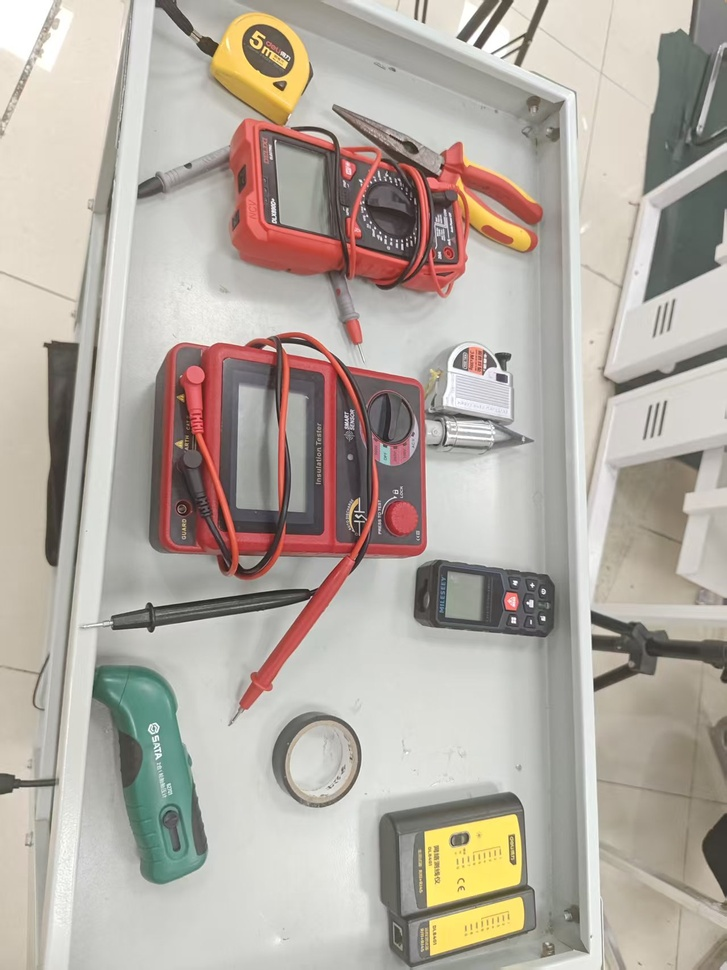
#> input picture data/samples/all.jpg, 727 x 970 px, shrunk from 1279 x 1706 before the run; its folder holds 3 pictures in this run
$ python import_photos.py
#> lines starting #> are read from the running program, lines starting #| are printed output that depends on the picture
"""从 data/samples 把照片导入 data/smart_templates 并提取特征"""
import cv2
import json
import os
import numpy as np
from pathlib import Path

os.chdir(Path(__file__).resolve().parent.parent / "data")

print("正在从照片中提取工具特征...")

photos_dir = Path("samples")
templates_dir = Path("smart_templates")

# 创建模板文件夹
if not templates_dir.exists():
    templates_dir.mkdir(parents=True)

tools_data = []

# 先扫描文件夹里的所有jpg文件
print("\n扫描文件夹 " + str(photos_dir) + "：")
photo_files = []
for file_path in photos_dir.iterdir():
    if file_path.suffix.lower() in ['.jpg', '.jpeg', '.png']:
        photo_files.append(file_path)
        print("  发现：" + file_path.name)
#> pass 2 of the loop `for file_path in photos_dir.iterdir():`:
#> pass 3 of the loop `for file_path in photos_dir.iterdir():`:

print("\n共发现 " + str(len(photo_files)) + " 个照片文件\n")

# 处理每个照片
for file_path in photo_files:
    # 从文件名提取工具名称（去掉后缀）
    tool_name = file_path.stem

    print("处理：" + tool_name)

    # 读取照片
    try:
        # 使用numpy从文件读取，避免编码问题
        img = cv2.imdecode(np.fromfile(str(file_path), dtype=np.uint8), cv2.IMREAD_COLOR)
#> img is the input picture: shape (970, 727, 3); mean B, G, R 161.8, 171.1, 179.3
        if img is None:
            print("  无法读取照片，跳过")
            continue
    except Exception as e:
        print("  读取照片出错：" + str(e))
        continue

    # 复制照片到模板文件夹
    template_path = templates_dir / file_path.name
    cv2.imencode(file_path.suffix, img)[1].tofile(str(template_path))

    # 提取特征
    gray = cv2.cvtColor(img, cv2.COLOR_BGR2GRAY)
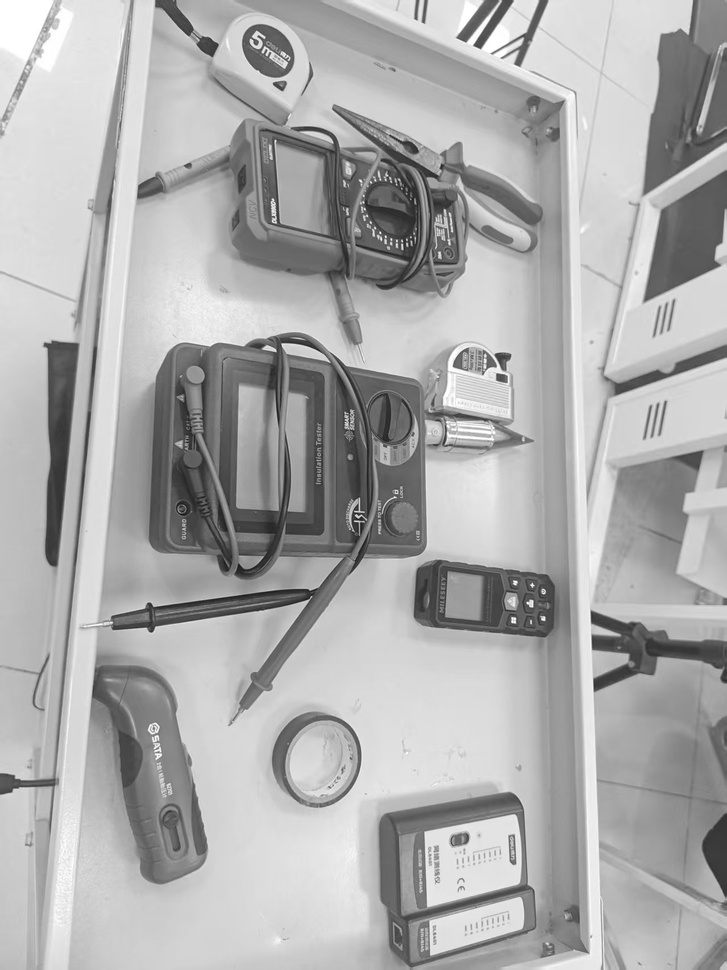
#> gray: shape (970, 727); min 20, max 255, mean 172.5
    orb = cv2.ORB_create(nfeatures=1000)
    kp, des = orb.detectAndCompute(gray, None)
#> kp = 1000 keypoints; strongest (x, y, size): (356, 511, 31), (543, 619, 31), (514, 618, 31), (356, 516, 31)

    features = des.tolist() if des is not None else None
#> features = 1000 items

    tools_data.append({
        "name": tool_name,
        "template_path": str(template_path),
        "features": features
    })

    print("  已提取特征！")
#> pass 2 of the loop `for file_path in photo_files:`:
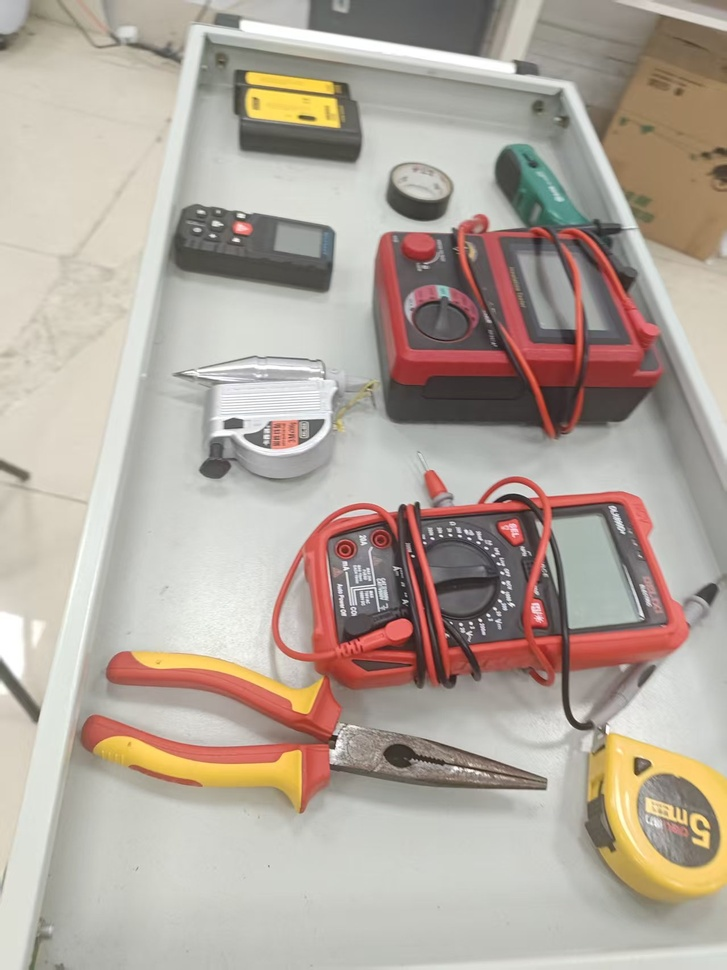
#> input picture data/samples/all2.jpg, 727 x 970 px, shrunk from 1279 x 1706 before the run
#> img is the input picture: shape (970, 727, 3); mean B, G, R 156.4, 167, 178.3
#> `gray = cv2.cvtColor(img, cv2.COLOR_BGR2GRAY)`:
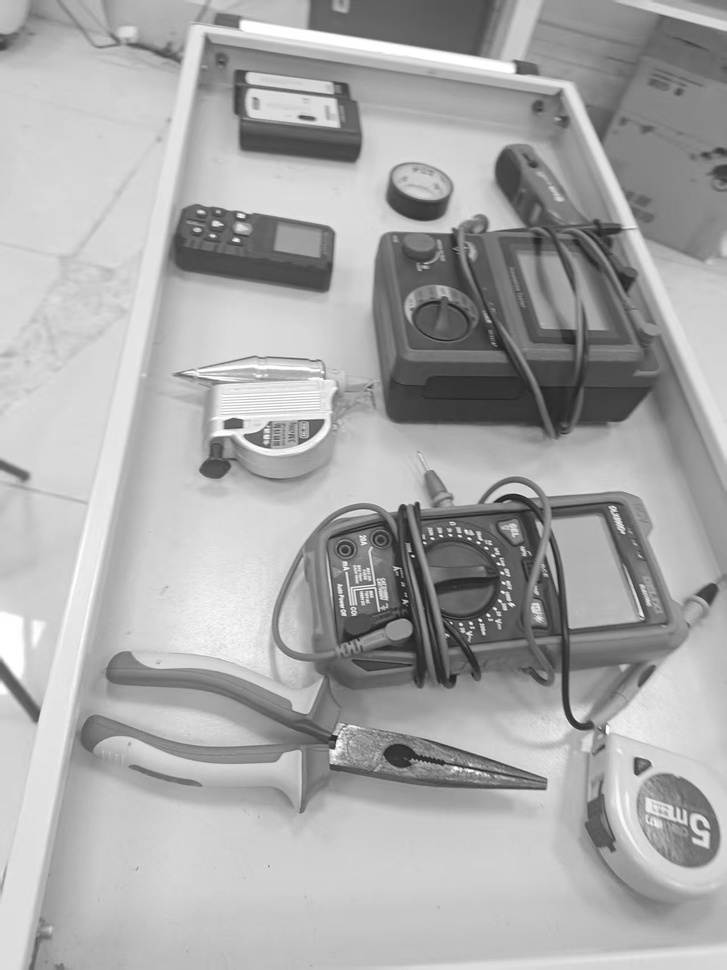
#> gray: shape (970, 727); min 17, max 255, mean 169.1
#> kp = 1000 keypoints; strongest (x, y, size): (336, 737, 31), (373, 590, 31), (479, 620, 31), (487, 615, 31)
#> pass 3 of the loop `for file_path in photo_files:`:
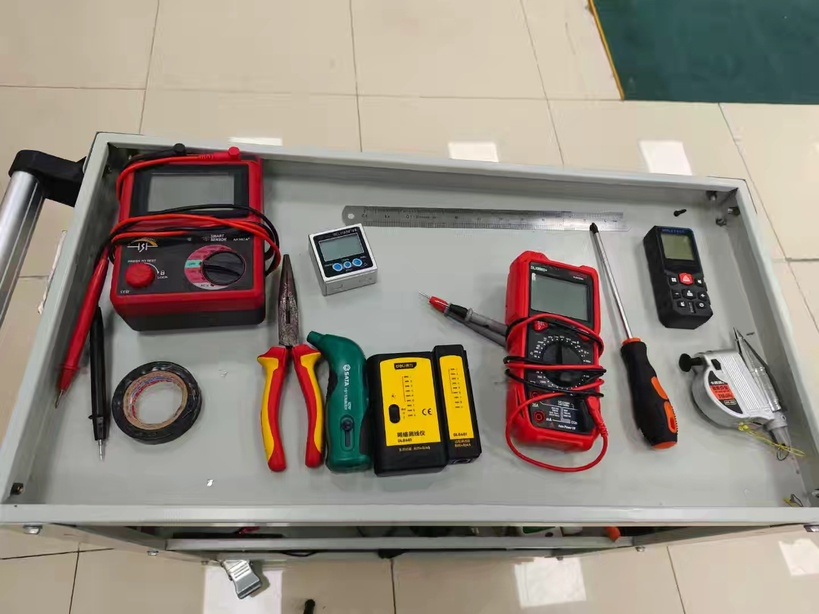
#> input picture data/samples/all_tools.jpg, 819 x 614 px, shrunk from 1440 x 1080 before the run
#> img is the input picture: shape (614, 819, 3); mean B, G, R 127.2, 138.6, 147.4
#> `gray = cv2.cvtColor(img, cv2.COLOR_BGR2GRAY)`:
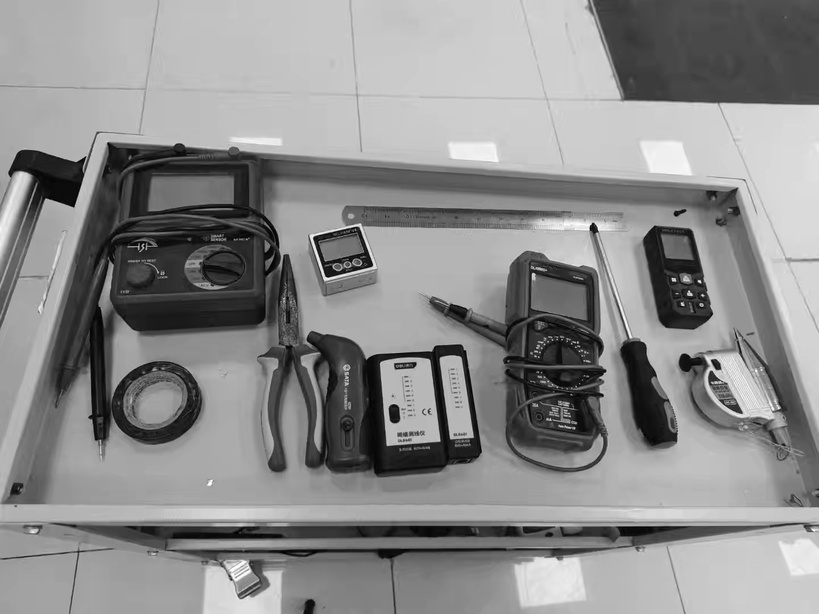
#> gray: shape (614, 819); min 0, max 255, mean 139.9
#> kp = 1000 keypoints; strongest (x, y, size): (314, 238, 31), (326, 276, 37.2), (327, 276, 31), (313, 238, 37.2)

# 保存配置
config_file = "smart_tools.json"
with open(config_file, 'w', encoding='utf-8') as f:
    json.dump(tools_data, f, ensure_ascii=False, indent=2)

print("\n" + "=" * 50)
print("完成！共处理 " + str(len(tools_data)) + " 个工具！")
#| 完成！共处理 3 个工具！
print("工具列表：")
for tool in tools_data:
    print("  - " + tool["name"])
#> this loop made 3 passes
#|   - all
#|   - all2
#|   - all_tools
print("\n现在可以在项目根目录运行 python run.py 进行检测了！")
print("=" * 50)
